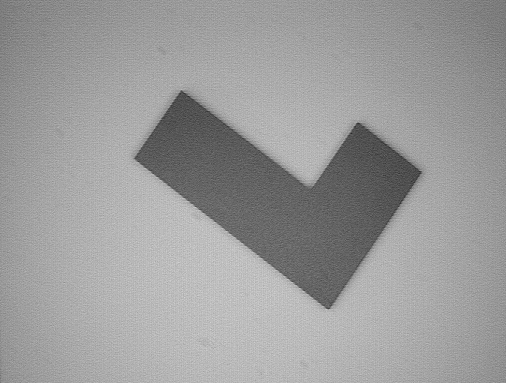
#> input picture exerc-2b/a_bordered.png, 506 x 383 px
$ python second.py   (Python 2 division)
#> lines starting #> are read from the running program, lines starting #| are printed output that depends on the picture
import cv2
import numpy as np

img_a_bordered_path = './a_bordered.png'
img_b_bordered_path = './b_bordered.png'
img_a_transformed_path = './a_transformed.png'
img_final_result = './final_result.png'

img_a_bordered = cv2.imread(img_a_bordered_path,0)
#> img_a_bordered is the input picture: shape (383, 506); min 41, max 213, mean 155.2
x,y = img_a_bordered.shape
#> x = 383; y = 506
img_b_bordered = cv2.imread(img_b_bordered_path,0)
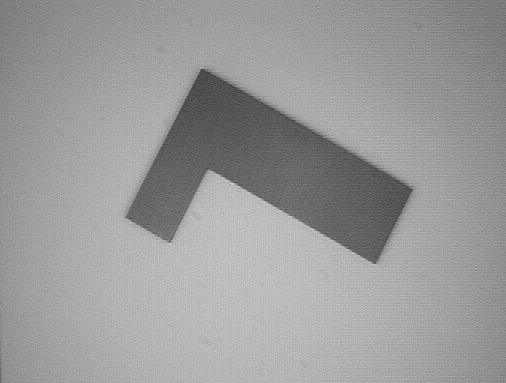
#> input picture exerc-2b/b_bordered.png, 506 x 383 px
#> img_b_bordered is the input picture: shape (383, 506); min 45, max 213, mean 154.5

# manually collected coordinates

img_a_1 = [328,308]
img_b_1 = [201,69]

img_a_2 = [135,157]
img_b_2 = [411,190]

img_a_3 = [421,173]
img_b_3 = [127,214]

points_img_a = np.float32([img_a_1, img_a_2, img_a_3])
points_img_b = np.float32([img_b_1, img_b_2, img_b_3])

affine_a = cv2.getAffineTransform(points_img_a, points_img_b)
img_a_transformed = cv2.warpAffine(img_a_bordered, affine_a, (y,x), borderMode=cv2.BORDER_TRANSPARENT)
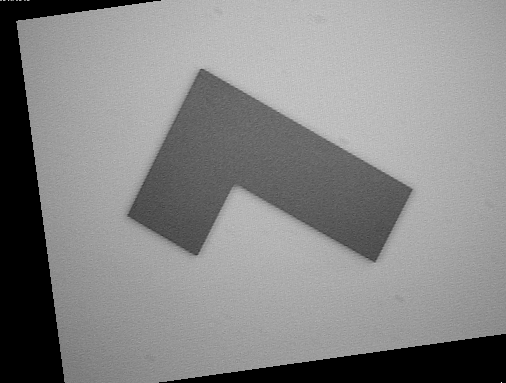
#> img_a_transformed: shape (383, 506); min 0, max 245, mean 135.1
cv2.imwrite(img_a_transformed_path, img_a_transformed)

img_b_difference = cv2.subtract(img_b_bordered, img_a_transformed)
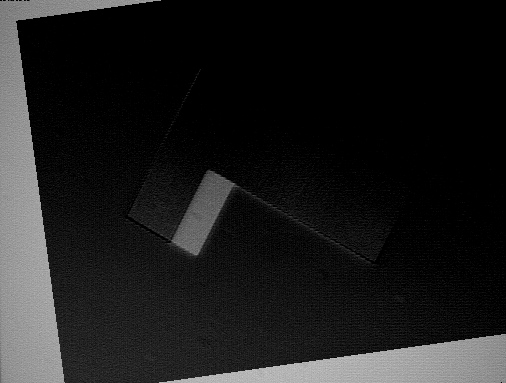
#> img_b_difference: shape (383, 506); min 0, max 201, mean 28.7
cv2.imwrite(img_final_result, img_b_difference)

# img_b_difference_equa = cv2.equalizeHist(img_b_difference)
# cv2.imwrite('b_difference_equa.png', img_b_difference_equa)

hist = cv2.calcHist([img_b_difference],[0] ,None,[256],[0,256])
#> hist = 256 values, max 89038 at index 0, min 0 at index 128, mean 757
total = x*y
#> total = 193798
difference = total - hist[0]
#> difference = [104760]
print "Total pixel quantity is {}. The number of different pixels is {}.".format(total, difference)
#| Total pixel quantity is 193798. The number of different pixels is [104760.].
print "Check out {} .".format(img_final_result)
